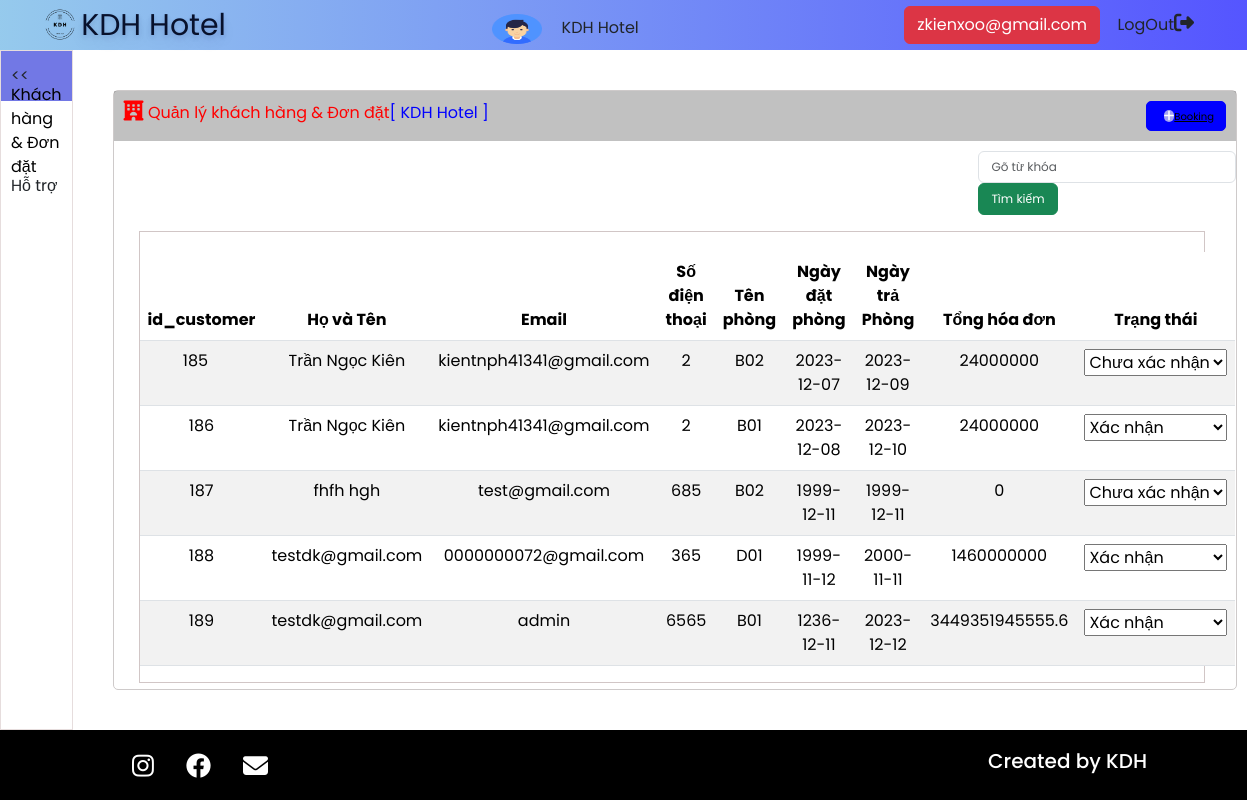
The app's page /admin/index.php?act=list_khachhang (signed in) with its own data.
### tables this page shows
CREATE TABLE `booking` (
  `id_customer` int(10) NOT NULL,
  `customer_name` varchar(255) NOT NULL,
  `customer_email` varchar(255) NOT NULL,
  `customer_phone` varchar(255) NOT NULL,
  `ngayDatPhong` date DEFAULT NULL,
  `ngayBatDauThue` date DEFAULT NULL,
  `thanhtien` double DEFAULT NULL,
  `status` int(10) NOT NULL,
  `tenPhong` varchar(255) NOT NULL
);

CREATE TABLE `status` (
  `id_status` int(10) NOT NULL,
  `ten_status` varchar(255) NOT NULL
);

### model/pdo.php (called while the page is built, shortened)
<?php
function pdo_get_connection()
{
    $dburl = 'mysql:host=localhost;dbname=quanlykhachsan;charset=utf8';
    $username = 'root';
    $password = '';
    $conn = new PDO($dburl, $username, $password);
    $conn->setAttribute(PDO::ATTR_ERRMODE, PDO::ERRMODE_EXCEPTION);
    return $conn;
}
function pdo_query($sql)
{
    $sql_args = array_slice(func_get_args(), 1);
    try {
        $conn = pdo_get_connection();
        $stmt = $conn->prepare($sql);
        $stmt->execute($sql_args);
        $rows = $stmt->fetchAll();
        return $rows;
    } catch (PDOException $e) {
        throw $e;
    } finally {
        unset($conn);
    }
}
?>

### model/order.php (called while the page is built, shortened)
<?php
function all_orders() {
    $sql = 'SELECT booking.*, status.ten_status
            FROM booking
            INNER JOIN status ON booking.status = status.id_status';
    $list_orders = pdo_query($sql);
    return $list_orders;
}

### admin/quanlynguoidung/list_khachhang.php (the view, shortened to what this page needs)
<nav class="nav-right quanly-user">
    <div class="aside-content">
        <div>
            <p><i class="fa-solid fa-hotel"></i> Quản lý khách hàng & Đơn đặt<span>[ KDH Hotel ]</span></p>
        </div>
        <div>
            <button name="themmoi"><i class="fa-solid fa-plus"></i><a href="index.php?act=add_khachhang">Booking</a> </button>
        </div>
    </div>
    <div class="display-floor">
        <div class="display-floor_right">
            <div class="input-group mb-3">
                <form action="index.php?act=searchdmp" method="post">
                    <input type="text" class="form-control" placeholder="Gõ từ khóa" name="maLoaiPhong">
                    <input class="btn btn-success" type="submit" value="Tìm kiếm">
                </form>
            </div>
        </div>
    </div>
    <div class="table-loaiphong">
        <table class="table table-striped">
            <thead>
                <tr>
                    <th>id_customer </th>
                    <th>Họ và Tên</th>
                    <th>Email</th>
                    <th>Số điện thoại</th>
                    <th>Tên phòng</th>
                    <th>Ngày đặt phòng</th>
                    <th>Ngày trả Phòng</th>
                    <th>Tổng hóa đơn</th>
                    <th>Trạng thái</th>
                </tr>
            <tbody>
                <?php
                foreach ($list_datphong as $datphong) {
                    extract($datphong);
                    echo '<tr>
                    <td>' . $id_customer . '</td>
                    <td>' . $customer_name . '</td>
                    <td>' . $customer_email . '</td>
                    <td>' . $customer_phone . '</td>
                    <td>' . $tenPhong . '</td>
                    <td>' . $ngayDatPhong . '</td>
                    <td>' . $ngayBatDauThue . '</td>
                    <td>' . $thanhtien . '</td>
                    <td>
                         <select name="status" id="status" class="status" onchange="confirm_booking(this,\''.$id_customer.'\', \''.$tenPhong.'\')">
                            <option value="0">' . $ten_status . '</option>
                            <option value="1">Xác nhận</option>
                            <option value="2">Chưa xác nhận</option>
                        </select>
                     </td>
            </tr>';
                } ?>
            </tbody>
        </table>
    </div>
</nav>
</div>

### admin/header.php (shortened to what this page needs)
<!DOCTYPE html>
<html lang="en">
<head>
    <link rel="stylesheet" href="css/admin.css">
    <link rel="stylesheet" href="css/flash.css">
    <link rel="stylesheet" href="../css/bootstrap.css">
    <link rel="stylesheet" href="./css/roombook.css">
    <link rel="stylesheet" href="https://cdnjs.cloudflare.com/ajax/libs/font-awesome/6.2.0/css/all.min.css"
 />
</head>
<body>
    <div class="nav-trai">
        <nav class="uppernav">
            <div class="logo">
                <img class="bluebirdlogo" src="../image/logo2.png" alt="logo">
                <p>KDH Hotel</p>
            </div>
            <div>
                <div class="text-home">
                    <div style="text-align: center;">
                        <img style="height: 30px;" src="../image/Profile.png" alt="">
                    </div>
                    <div class="chaomung" style="text-align: center; ">
                        <span>KDH Hotel</span>
                    </div>
                </div>
            </div>
            <div class="logout">
                <a href="dangnhap.php" class="btn btn-danger logout">
                    <?php
                    if (
                        isset($_SESSION['Emp_login_submit']) &&
                        !empty($_SESSION['Emp_login_submit'])
                    ) {
                        echo $_SESSION['Email'];
                    }else if (
                        isset($_SESSION['user_login_submit']) &&
                        !empty($_SESSION['user_login_submit'])
                    ){
                        echo "<script>
                                   alert('Bạn không có quyền trang này...');
                                  window.location.href = '../dangnhap.php';
                          </script>";
                        die();
                    } else {
                         header("Location: ../dangnhap.php");
                         die();
                     }
?>
                </a>
                <a href="../dangnhap.php" class="btn logout" onclick="logout()">
                    LogOut<i class="fa-solid fa-right-from-bracket"></i>
                </a>
            </div>
        </nav>
    </div>

### admin/home.php (shortened to what this page needs)
<div class="home-admin">
    <nav class="sidenav">
        <ul>
            <li class="pagebtn active">
                << </li>
            <li class="pagebtn"><a href="index.php?act=list_khachhang" style="color: black;">Khách hàng & Đơn đặt </a> </li>
            <li class="pagebtn">Hỗ trợ</li>
        </ul>
    </nav>

### admin/index.php (shortened to what this page needs)
<?php
include '../model/pdo.php';
include '../model/order.php';
include 'header.php';
include 'home.php';
if (isset($_GET['act'])) {
    $act = $_GET['act'];
    switch ($act) {
        case 'list_khachhang':
            $list_datphong = all_orders();
            include "quanlynguoidung/list_khachhang.php";
            break;
    }
}
include 'footer.php';
?>

### admin/footer.php (shortened to what this page needs)
<footer class="text-center text-lg-start bg-light text-muted">
    <section id="contactus">
        <div class="social">
            <i class="fa-brands fa-instagram"></i>
            <i class="fa-brands fa-facebook"></i>
            <i class="fa-solid fa-envelope"></i>
        </div>
        <div class="createdby">
            <h5>Created by KDH</h5>
        </div>
    </section>
</footer>
</body>
</html>

### admin/css/admin.css (style rules this page uses)
:root { --bg-text-shadow: 0 2px 4px rgb(13 0 77 / 8%), 0 3px 6px rgb(13 0 77 / 8%), 0 8px 16px rgb(13 0 77 / 8%); --bg-box-shadow: 0px 0px 20px 6px rgb(0 0 0 / 34%); }
* { margin: 0; padding: 0; font-family: 'Poppins', sans-serif; }
body { height: 100vh; overflow: hidden; }
.nav-trai .uppernav { height: 50px; background-image: linear-gradient(90deg, #70b7e6bc, #0000ffaa); display: flex; justify-content: space-between; align-items: center; padding: 5px 40px; }
.logo { height: 90%; display: flex; }
.logo .bluebirdlogo { height: 100%; }
.logo p { height: 100%; display: flex; align-items: center; font-size: 30px; color: rgb(8, 17, 44); text-shadow: var(--bg-text-shadow); }
ul li { display: flex; align-items: center; padding: 0px 10px; height: 50px; cursor: pointer; margin-bottom: 5px; }
img { height: 23px; }
.text-home { display: flex; }
.text-home img { width: 50px; height: 50px; margin-top: 8px; }
.chaomung { margin-top: 10px; margin-left: 20px; }
.sidenav ul li.active { background-color: #141dd498; }
.sidenav ul li a { text-decoration: none; color: white; }
table { border-collapse: collapse; width: 100%; margin-top: 20px; background-color: #0e1b3d; color: white; }
th, td { padding: 40px; text-align: center; border: 1px solid white; }
tr:first-child td:first-child { padding-right: 20px; }
td { padding-left: 45px; }
.sidenav ul { list-style: none; padding: 0; }
.sidenav ul li { cursor: pointer; }
.home-admin { display: flex; flex-direction: row; height: 85%; }
.sidenav { width: 20%; border: 1px solid rgb(230, 221, 221); }
#contactus { height: 70px; position: absolute; left: 0; bottom: 0; width: 100%; background-color: rgb(0, 0, 0); display: flex; justify-content: space-between; align-items: center; padding: 0 100px; }
#contactus .social { width: 200px; display: flex; justify-content: space-evenly; }
.nav-right { width: 70%; margin: 40px; border: 1px solid rgb(206, 202, 202); border-radius: 5px; }
#contactus i { color: white; font-size: 25px; cursor: pointer; }
#contactus .createdby { color: white; }
.aside-content { display: flex; justify-content: space-between; flex-direction: row; box-sizing: border-box; padding-top: 10px; background-color: rgba(128, 128, 128, 0.489); }
.aside-content p { color: red; margin-left: 10px; }
.aside-content p span { color: blue; }
.aside-content div button { color: white; background-color: blue; border: 1px solid blue; border-radius: 5px; margin-right: 10px; width: 80px; height: 30px; font-size: 10px; }
.aside-content div button i { background-color: rgb(161, 161, 243); font-size: 12px; border-radius: 5px; margin-left: 5px; }
.display-floor { display: flex; flex-direction: row; justify-content: space-between; }
.table-loaiphong { text-align: center; }
.display-floor { margin-top: 10px; color: rgb(32, 31, 31); font-size: 12px; }
.display-floor_right div input { font-size: 12px; }
.table-loaiphong { border: 1px solid rgb(209, 198, 198); width: 95%; margin-left: 25px; }
.quanly-user { width: 100%; }

### admin/css/roombook.css (style rules this page uses)
:root { --bg-text-shadow: 0 2px 4px rgb(13 0 77 / 8%), 0 3px 6px rgb(13 0 77 / 8%), 0 8px 16px rgb(13 0 77 / 8%); --bg-box-shadow: 0px 0px 20px 6px rgba(26, 30, 164, 0.31); }
body { background-color: #ffff; }
* { margin: 0; padding: 0; font-family: 'Poppins', sans-serif; }
i { font-size: 20px; }
a { color: black; }
#contactus { height: 70px; width: 100%; background-color: black; display: flex; justify-content: space-between; align-items: center; padding: 0 100px; }
#contactus .social { width: 200px; display: flex; justify-content: space-evenly; }
#contactus i { color: white; font-size: 25px; cursor: pointer; }
#contactus .createdby { color: white; }

### records on screen
booking: id_customer "185", customer_name "Trần Ngọc Kiên", customer_email "kientnph41341@gmail.com", customer_phone "2", tenPhong "B02", ngayDatPhong "2023-12-07", ngayBatDauThue "2023-12-09", thanhtien "24000000", status "Chưa xác nhận"
booking: id_customer "186", customer_name "Trần Ngọc Kiên", customer_email "kientnph41341@gmail.com", customer_phone "2", tenPhong "B01", ngayDatPhong "2023-12-08", ngayBatDauThue "2023-12-10", thanhtien "24000000", status "Xác nhận"
booking: id_customer "187", customer_name "fhfh hgh", customer_email "test@gmail.com", customer_phone "685", tenPhong "B02", ngayDatPhong "1999-12-11", ngayBatDauThue "1999-12-11", thanhtien "0", status "Chưa xác nhận"
booking: id_customer "188", customer_name "testdk@gmail.com", customer_email "0000000072@gmail.com", customer_phone "365", tenPhong "D01", ngayDatPhong "1999-11-12", ngayBatDauThue "2000-11-11", thanhtien "1460000000", status "Xác nhận"
booking: id_customer "189", customer_name "testdk@gmail.com", customer_email "admin", customer_phone "6565", tenPhong "B01", ngayDatPhong "1236-12-11", ngayBatDauThue "2023-12-12", thanhtien "3449351945555.6", status "Xác nhận"

### other values on screen
$_SESSION['Email'] "zkienxoo@gmail.com"
